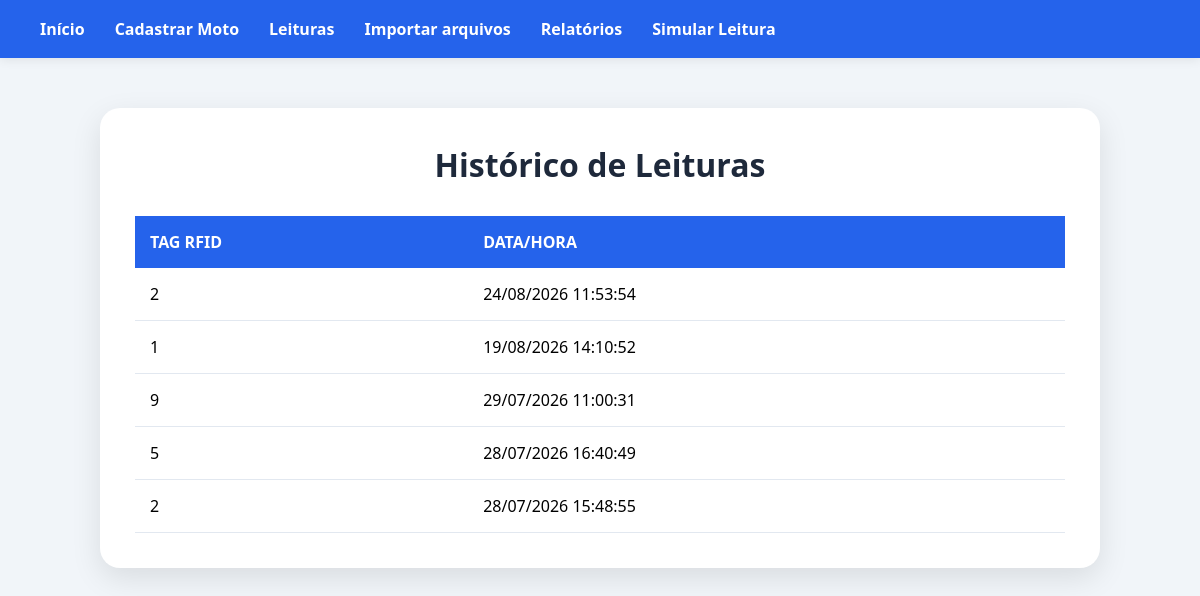
/leituras, run on the app's committed database.
### database.py (models this page shows)
class Leitura(db.Model):
    __tablename__ = 'leituras'
    id = db.Column(
        db.Integer,
        primary_key=True
    )
    tag_rfid = db.Column(
        db.String(100),
        nullable=False
    )
    setor = db.Column(
        db.String(100),
        nullable=False
    )
    data_hora = db.Column(
        db.String(100),
        nullable=False
    )

### app.py (the view)
@app.route('/leituras')
def leituras():
    lista = Leitura.query.order_by(
        Leitura.id.desc()
    ).all()
    return render_template(
        'leituras.html',
        leituras=lista
    )

### templates/leituras.html (shortened to what this page needs)
<!DOCTYPE html>
<html lang="pt-BR">
<head>
<link rel="stylesheet" href="/static/style.css?v=4">
</head>
<body>
<nav class="navbar">
<a href="/">Início</a>
<a href="/cadastrar">Cadastrar Moto</a>
<a href="/leituras">Leituras</a>
<a href="/importar">Importar arquivos</a>
<a href="/relatorios">Relatórios</a>
<a href="/ler">Simular Leitura</a>
</nav>
<div class="container">
<div class="card">
<h1>Histórico de Leituras</h1>
<table>
<thead>
<tr>
<th>TAG RFID</th>
<th>DATA/HORA</th>
</tr>
</thead>
<tbody>
{% for leitura in leituras %}
<tr>
<td>{{ leitura.tag_rfid }}</td>
<td>{{ leitura.data_hora }}</td>
</tr>
{% endfor %}
</tbody>
</table>
</div>
</div>
</body>
</html>

### static/style.css (style rules this page uses)
:root { --azul:#2563eb; --azul-hover:#1d4ed8; --fundo:#f1f5f9; --card:#ffffff; --texto:#1e293b; }
* { margin:0; padding:0; box-sizing:border-box; font-family:'Segoe UI',sans-serif; }
body { background:var(--fundo); }
.navbar { background:var(--azul); padding:18px 40px; display:flex; gap:30px; align-items:center; box-shadow:0 2px 10px rgba(0,0,0,.08); }
.navbar a { color:white; text-decoration:none; font-weight:600; }
.container { width:100%; display:flex; justify-content:center; padding:50px 20px; }
.card { width:100%; max-width:1000px; background:var(--card); border-radius:20px; padding:35px; box-shadow:0 10px 30px rgba(0,0,0,.10); }
.card h1 { text-align:center; margin-bottom:30px; color:var(--texto); }
table { width:100%; border-collapse:collapse; }
thead { background:var(--azul); color:white; }
th { padding:15px; text-align:left; }
td { padding:15px; border-bottom:1px solid #e2e8f0; }

### data on the page
Leitura: tag_rfid "2", data_hora "24/08/2026 11:53:54"
Leitura: tag_rfid "1", data_hora "19/08/2026 14:10:52"
Leitura: tag_rfid "9", data_hora "29/07/2026 11:00:31"
Leitura: tag_rfid "5", data_hora "28/07/2026 16:40:49"
Leitura: tag_rfid "2", data_hora "28/07/2026 15:48:55"
